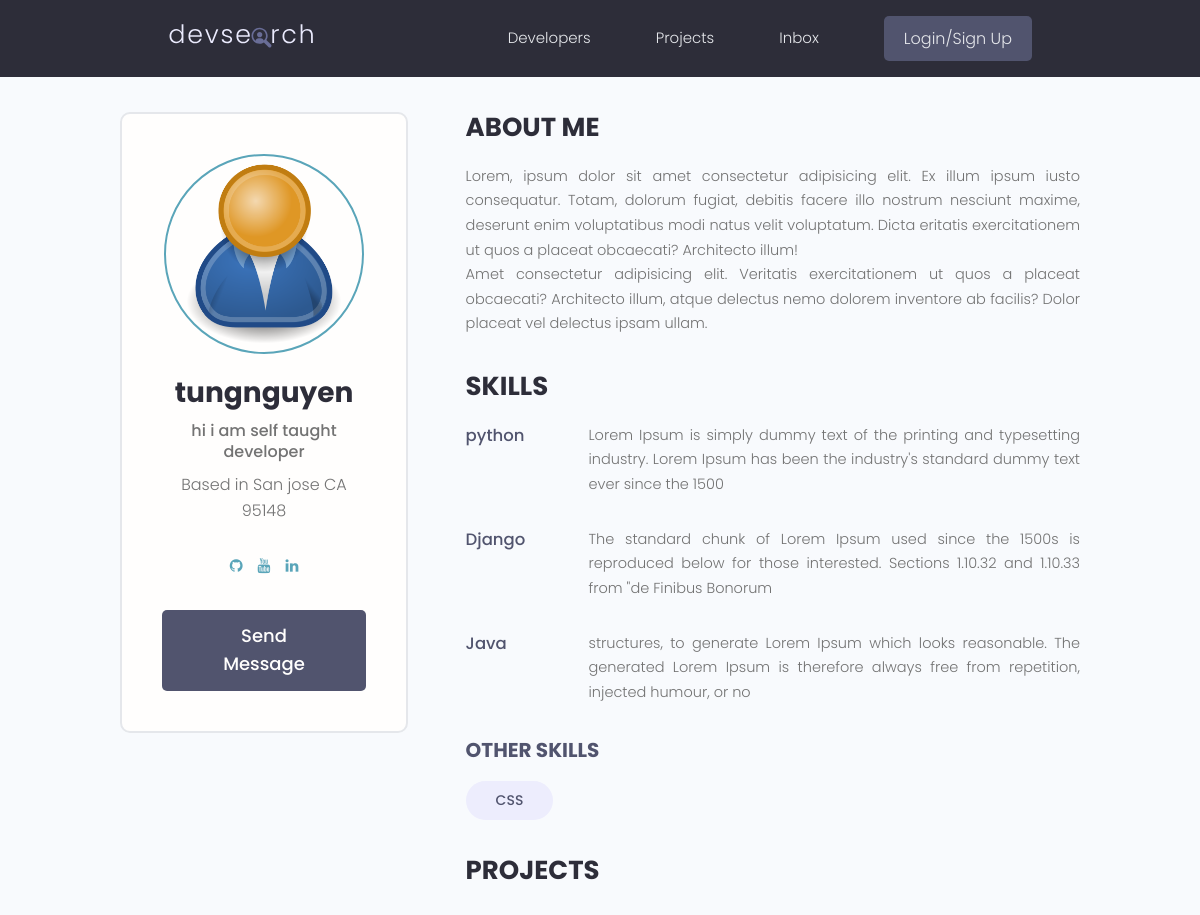
Screenshot of /profiles/4d5f58ea-f4e1-4597-acd6-3f44a0d1d0a5/ with the database file from the repository.
### users/models.py (models this page shows, shortened)
class Profile(models.Model):
    user = models.OneToOneField(User,on_delete=models.CASCADE , null=True, blank= True)
    name = models.CharField(max_length=255, blank=True, null=True)
    email = models.EmailField(max_length=500 , blank=True, null=True)
    username = models.CharField(max_length=255, blank=True, null=True)
    location = models.CharField(max_length=255, blank=True, null=True)
    short_intro = models.CharField(max_length=255, blank=True , null=True)
    bio = models.TextField(blank=True,null=True)
    profile_image = models.ImageField(null=True , blank=True, upload_to='profiles/', default='profiles/user-default.png')
    social_github = models.CharField(max_length=255, blank=True, null=True)
    social_twitter = models.CharField(max_length=255, blank=True, null=True)
    social_linkedin = models.CharField(max_length=255, blank=True, null=True)
    social_youtube = models.CharField(max_length=255, blank=True, null=True)
    social_website = models.CharField(max_length=255, blank=True, null=True)
    created = models.DateTimeField(auto_now_add=True)
    id = models.UUIDField(default=uuid.uuid4, unique=True, primary_key=True, editable=False)

class Skill(models.Model):
    owner = models.ForeignKey(Profile,on_delete=models.CASCADE, null=True,blank=True)
    name = models.CharField(max_length=255, blank=True, null=True)
    descriptions= models.TextField(null=True,blank=True)
    created = models.DateTimeField(auto_now_add=True)
    id = models.UUIDField(default=uuid.uuid4, unique=True, primary_key=True, editable=False)
    def __str__(self) -> str:
        return self.name

### users/views.py (the view)
# urls.py: path('<uuid:pk>/',views.UserProfile, name= 'user-profile'),
def UserProfile(request,pk):
    profile =  Profile.objects.get(id=pk)
    topSkills = profile.skill_set.exclude(descriptions__exact="")
    otherSkills = profile.skill_set.filter(descriptions="")
    context = {'profile':profile, 'topskills':topSkills,'otherskills':otherSkills}
    return render(request, 'users/user_profile.html',context)

### users/templates/users/user_profile.html (shortened to what this page needs)
{% extends 'main.html' %}
{% block content %}
  <main class="profile my-md">
    <div class="container">
      <div class="layout">
        <div class="column column--1of3">
          <div class="card text-center">
            <div class="card__body dev">
              <img class="avatar avatar--xl" src="{{profile.profile_image.url}}" />
              <h2 class="dev__name">{{profile.name}}</h2>
              <p class="dev__title">{{profile.short_intro}}</p>
              <p class="dev__location">Based in {{profile.location}}</p>
              <ul class="dev__social">
                {% if profile.social_github %}
                <li>
                  <a title="Github" href="{{profile.social_github}}" target="_blank"><i class="fa fa-github" aria-hidden="true"></i></a>
                </li>
                {% endif %}
                {%if profile.social_youtube%}
                <li>
                  <a title="Youtube" href="{{profile.social_youtube}}" target="_blank"><i class="fa fa-youtube" aria-hidden="true"></i></a>
                </li>
                {% endif %}
                {%if profile.social_linkedin%}
                <li>
                  <a title="LinkedIn" href="{{profile.social_linkedin}}" target="_blank"><i class="fa fa-linkedin" aria-hidden="true"></i></a>
                </li>
                {% endif %}
              </ul>
              <a href="#" class="btn btn--sub btn--lg">Send Message </a>
            </div>
          </div>
        </div>
        <div class="column column--2of3">
          <div class="devInfo">
            <h3 class="devInfo__title">About Me</h3>
            <p class="devInfo__about">
              Lorem, ipsum dolor sit amet consectetur adipisicing elit. Ex illum ipsum iusto consequatur. Totam,
              dolorum fugiat, debitis facere illo nostrum nesciunt maxime, deserunt enim voluptatibus modi natus velit
              voluptatum. Dicta eritatis exercitationem ut quos a placeat obcaecati? Architecto illum!
              <br />
              Amet consectetur adipisicing elit. Veritatis exercitationem ut quos a placeat obcaecati? Architecto
              illum, atque delectus nemo dolorem inventore ab facilis? Dolor placeat vel delectus ipsam ullam.
            </p>
          </div>
          <div class="devInfo">
            <h3 class="devInfo__title">Skills</h3>
            <div class="devInfo__skills">
                {% for skill in topskills %}
              <div class="devSkill">
                <h4 class="devSkill__title">{{skill}}</h4>
                <p class="devSkill__info">
                  {{skill.descriptions|slice:"150"}}
                </p>
              </div>
              {% endfor %}
              <h3 class="devInfo__subtitle">Other Skills</h3>
              <div class="devInfo__otherSkills">
                {% for other in otherskills %}
                <span class="tag tag--pill tag--sub tag--lg">
                  <small>{{other}}</small>
                </span>
                {% endfor %}
              </div>
            </div>
          </div>
          <div class="devInfo">
            <h3 class="devInfo__title">Projects</h3>
          </div>
        </div>
      </div>
    </div>
  </main>
{% endblock content %}

### static/css/app.css (style rules this page uses)
:root { --color-sub: #2d2d39; }
.btn--sub { background-color: var(--color-sub-light); }
.card { border: 2px solid var(--color-light); }
img { width: 100%; }
.profile .card > .dev { padding: 4rem; }
.dev__name { color: var(--color-sub); font-size: 2.8rem; font-weight: 700; margin-top: 1rem; margin-bottom: 0.5rem; }
.dev__title { font-size: 1.6rem; font-weight: 500; line-height: 1.3; }
.dev__location { margin-top: 1rem; }
.dev__social { margin: 3rem 0; list-style: none; display: flex; justify-content: center; gap: 1.5rem; }
.devInfo { margin-bottom: 3rem; }
.devInfo__title, .devInfo__subtitle { font-size: 2.6rem; color: var(--color-sub); text-transform: uppercase; font-weight: 700; margin-bottom: 1.5rem; }
.devInfo__subtitle { font-size: 2rem; color: var(--color-sub-light); }
.devInfo__about, .devSkill__info { font-size: 1.45rem; line-height: 1.7; text-align: justify; }
.devSkill { margin-bottom: 3rem; }
.devSkill__title { font-size: 1.65rem; font-weight: 500; color: var(--color-sub-light); }
@media screen and (min-width: 700px) { .devSkill { display: flex; justify-content: space-between; gap: 3rem; } }
@media screen and (min-width: 700px) { .devSkill__info { flex-basis: 80%; } }

### static/uikit/styles/modules/_variables.css (style rules this page uses)
:root { --color-main: #5aa5b9; --color-main-light: #e6faff; --color-sub: #3f4156; --color-sub-light: #51546e; --color-sub-lighter: #ededfd; --color-text: #737373; --color-gray: #8b8b8b; --color-light: #e5e7eb; --color-light-gray: #767676; --color-bg: #f8fafd; --color-white: #fffefd; --color-white-light: #f3f3f3; --color-success: #359e64; --color-success-bg: #def8e8; --color-error: #fc4b0b; --color-error-bg: #fff2ee; --font-base: 'Poppins', arial, helvetica, 'Segoe UI', roboto, ubuntu, sans-serif; --font-monospace: 'Fira Code', 'Courier New', courier, monospace; --font-regular: 300; --font-medium: 500; --font-bold: 700; --generic-shadow: 1px 1px 5px #00000010; --generic-transition: all 0.3s ease-in-out; }

### static/uikit/styles/modules/_base.css (style rules this page uses)
* { margin: 0; padding: 0; box-sizing: border-box; text-rendering: optimizeLegibility; color: inherit; font-size: inherit; }
html { font-size: 50%; }
@media only screen and (min-width: 480px) { html { font-size: 56.25%; } }
@media only screen and (min-width: 1200px) { html { font-size: 62.5%; } }
body { line-height: 1.6; font-weight: 400; font-size: 1.5rem; color: var(--color-text); background-color: var(--color-bg); min-height: 100vh; }

### static/uikit/styles/modules/_typography.css (style rules this page uses)
* { font-family: var(--font-base); }
h2 { font-size: 3.6rem; font-weight: var(--font-bold); }
h3 { font-size: 3.2rem; font-weight: var(--font-medium); }
h4 { font-size: 2.8rem; font-weight: var(--font-medium); }
p, span, strong { font-size: 1.6rem; color: var(--color-text); font-weight: var(--font-regular); }
a { padding-bottom: 2px; text-decoration: none; display: inline-block; color: var(--color-main); font-weight: var(--font-medium); }

### static/uikit/styles/modules/_utilities.css (style rules this page uses)
.container { width: 92%; max-width: 165rem; margin: 0 auto; box-sizing: border-box; }
@media screen and (min-width: 1000px) { .container { width: 90%; } }
@media screen and (min-width: 1200px) { .container { width: 80%; } }
.text-center { text-align: center; }
.my-md { margin: 3rem auto; }

### static/uikit/styles/modules/_avatar.css (style rules this page uses)
.avatar { border-radius: 50%; border: 2px solid var(--color-main); object-fit: cover; }
.avatar--xl { height: 20rem; width: 20rem; }

### static/uikit/styles/modules/_button.css (style rules this page uses)
.btn { display: inline-block; position: relative; cursor: pointer; background-color: var(--color-light); font-weight: var(--font-medium); color: var(--color-sub); text-decoration: none; padding: 1rem 2rem; border-radius: 0.5rem; border: none; width: -webkit-fit-content; width: -moz-fit-content; width: fit-content; height: -webkit-fit-content; height: -moz-fit-content; height: fit-content; font-size: 1.6rem; outline-width: 0; outline-color: transparent; -webkit-backface-visibility: hidden; backface-visibility: hidden; transition: all 0.3s ease-in-out; }
.btn--sub { background-color: var(--color-sub); color: var(--color-white); }
.btn--lg { font-size: 1.8rem; padding: 1.2rem 4.5rem; }

### static/uikit/styles/modules/_card.css (style rules this page uses)
.card { border-radius: 1rem; background-color: var(--color-white); border: 1.5px solid var(--color-light); width: auto; height: auto; margin-top: 0.5rem; margin-bottom: 0.5rem; overflow: hidden; }
.card__body, .card__header { padding: 2rem 2.5rem; }

### static/uikit/styles/modules/_layout.css (style rules this page uses)
.layout { display: flex; flex-flow: row wrap; justify-content: space-between; }
.layout > .column { margin-bottom: 3rem; }
.layout > .column.column--1of3 { flex-basis: 30%; }
.layout > .column.column--2of3 { flex-basis: 64%; }

### rows the page displays
Profile: profile_image (placeholder picture), name "tungnguyen", short_intro "hi i am self taught developer", location "San jose CA 95148"
Skill: name "python", descriptions "Lorem Ipsum is simply dummy text of the printing and typesetting industry. Lorem Ipsum has been the industry's standard dummy text ever since the 1500"
Skill: name "Django", descriptions "The standard chunk of Lorem Ipsum used since the 1500s is reproduced below for those interested. Sections 1.10.32 and 1.10.33 from \"de Finibus Bonorum"
Skill: name "Java", descriptions "structures, to generate Lorem Ipsum which looks reasonable. The generated Lorem Ipsum is therefore always free from repetition, injected humour, or no"
Skill: name "CSS"
